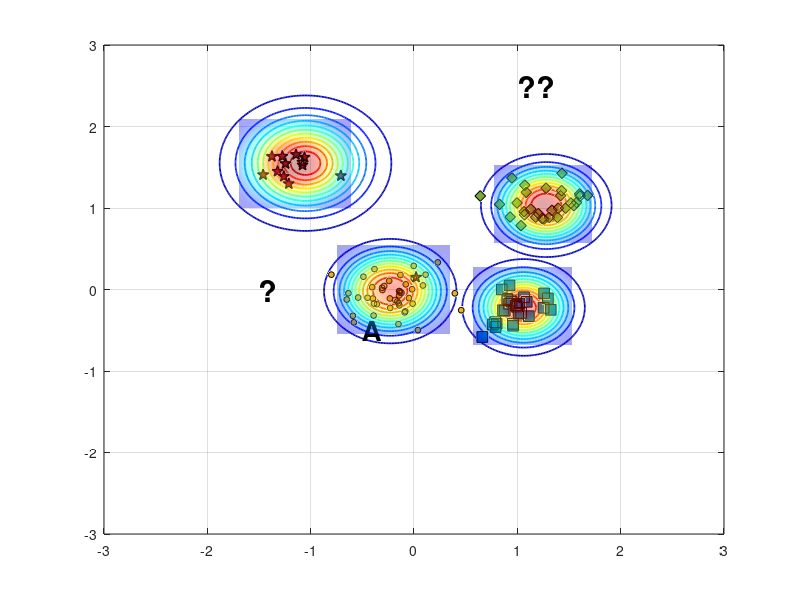

Source code (MATLAB): (Note: this script raises an error after producing the figure.)
%% Reproduce EVM-style demo figure (no toolboxes)
clear; close all; clc; rng(7);

% ---------- 1) 合成四类二维数据 ----------
% 类中心（大致对应图中位置）
C_star  = [-1.15  1.55];   % 红色星
C_diam  = [ 1.25  1.05];   % 绿色菱形
C_square= [ 1.05 -0.20];   % 蓝色方块
C_dot   = [-0.20  0.00];   % 蓝色小点（被 A 标注影响的那簇）

% 协方差（控制每簇形状）
S = @(sx,sy,rho)[sx^2 rho*sx*sy; rho*sx*sy sy^2];
Sig_star   = S(0.18,0.20, 0.05);
Sig_diam   = S(0.22,0.18,-0.10);
Sig_square = S(0.20,0.16, 0.05);
Sig_dot    = S(0.25,0.18, 0.00);

% 从高斯采样（不用 mvnrnd）
sample = @(N,mu,SIG) (randn(N,2)*chol(SIG,'lower') + mu);

X_star   = sample(12,C_star,   Sig_star);
X_diam   = sample(30,C_diam,   Sig_diam);
X_square = sample(28,C_square, Sig_square);
X_dot    = sample(45,C_dot,    Sig_dot);

% 加一个“离群星”靠近 A（见原图左中）
X_star = [X_star; 0.02 0.15];

% ---------- 2) 底面散点与样式 ----------
figure('Color','w','Position',[100,100,800,600]);
hold on; box on; grid on;
z0 = 0; % 所有散点都放在 z=0 的平面

% 确保按照绘制顺序叠放，便于把散点置顶
set(gca,'SortMethod','childorder');

h_star   = scatter3(X_star(:,1),  X_star(:,2),  z0+zeros(size(X_star,1),1),  70, ...
        'pentagram', 'filled', 'MarkerEdgeColor','k', 'MarkerFaceColor',[0.635294 0.0784314 0.184314], 'LineWidth',1.0); % 红色五角星 #A2142F
h_diam   = scatter3(X_diam(:,1),  X_diam(:,2),  z0+zeros(size(X_diam,1),1),  60, ...
        'd', 'filled', 'MarkerEdgeColor','k', 'MarkerFaceColor',[0.466667 0.674510 0.188235]); % 绿色菱形 #77AC30
h_square = scatter3(X_square(:,1),X_square(:,2),z0+zeros(size(X_square,1),1),60, ...
        's', 'filled', 'MarkerEdgeColor','k', 'MarkerFaceColor',[0 0.447059 0.741176]); % 蓝色正方形 #0072BD
h_dot    = scatter3(X_dot(:,1),   X_dot(:,2),   z0+zeros(size(X_dot,1),1),   18, ...
        'o', 'filled', 'MarkerEdgeColor','k', 'MarkerFaceColor',[0.929412 0.694118 0.125490]); % 黄色圆形 #EDB120


% ---------- 3) ψ-model 等值环（彩色同心） ----------
% 采用带形状参的径向函数 psi(r) = exp(-(r/s)^t)
psi = @(X,Y,cx,cy,s,t) exp( - ( sqrt((X-cx).^2 + (Y-cy).^2) ./ s ).^t );

% 选几处“极端向量/代表点”（包含 A 所在）
EV = [ -0.23 -0.02 ;   % A 对应蓝点极端向量
        1.06 -0.22 ;   % 蓝方块
        1.28  1.03 ;   % 绿菱形
       -1.05  1.55 ];  % 红星
scale = [0.42, 0.36, 0.40, 0.48];   % 各自 scale
shape = [2.6,  2.2,  2.4,  2.0];    % 各自 shape

% 网格
[xg,yg] = meshgrid(linspace(-3,3,400));
colormap(jet); caxis([0 1]);

% 等高线层级（红到蓝：高到低）
levels = linspace(1.0,0.05,12);

for k = 1:size(EV,1)
    Z = psi(xg,yg,EV(k,1),EV(k,2),scale(k),shape(k));
    [~, h] = contour(xg,yg,Z,levels);    % 直接画在底面，保持颜色映射
    set(h,'LineWidth',1.25);

    % 将等高线明确压到 z=0（兼容不同 MATLAB 版本）
    ch = get(h,'Children');
    for ic = 1:numel(ch)
        zd = get(ch(ic),'ZData');
        if ~isempty(zd)
            set(ch(ic),'ZData',zeros(size(zd))); % 强制贴在 z=0
        end
    end
end

% 标出 A 与问号
text(-0.5,-0.5,0,'A','FontWeight','bold','FontSize',20,'Color','k');
text( 1, 2.5,0,'??','FontWeight','bold','FontSize',22,'Color','k');
text( -1.5,0,0,'?','FontWeight','bold','FontSize',22,'Color','k');

% ---------- 4) 上方半透明“钟形面”（表示类支持/概率） ----------
% 用四个高斯穹顶，中心与各簇一致
gauss2 = @(X,Y,cx,cy,s) exp(-((X-cx).^2 + (Y-cy).^2)/(2*s^2));
tops  = {C_star, C_diam, C_square, C_dot};
sigT  = [0.32 0.28 0.28 0.32];   % 调小 sigma，使穹顶更集中
amp   = [1.05 0.95 0.90 0.85];

% 抬高穹顶，并缩小每个穹顶的覆盖范围（为每个穹顶使用局部网格）
zlift      = 0.18;   % 统一抬高量（不改变颜色映射）
spanFactor = 1.7;    % 每个穹顶半宽 = spanFactor * sigma（越小覆盖越小）
gridN      = 121;    % 局部网格分辨率

for i=1:4
    cx = tops{i}(1); cy = tops{i}(2);
    span = spanFactor * sigT(i);
    [xgi,ygi] = meshgrid(linspace(cx - span, cx + span, gridN), ...
                         linspace(cy - span, cy + span, gridN));

    Zt = amp(i) * gauss2(xgi,ygi,cx,cy,sigT(i));
    % 用 Zt 作为颜色，Zt+zlift 作为高度，从而抬高且保留原色
    s1 = surf(xgi,ygi, Zt + zlift, Zt, 'EdgeColor','none', 'FaceAlpha',0.35);
end
shading interp; 
% camlight headlight; 
lighting gouraud;

% 将散点推到顶层
uistack([h_star h_diam h_square h_dot], 'top');

% ---------- 5) 轴、视角与观感 ----------
xlim([-2 2]); ylim([-1 3]); zlim([0 1.25]); view(47,21);
axis vis3d; daspect([1 1 0.8]);
set(gca,'FontName','Times New Roman','FontSize',12,'LineWidth',1);
% xlabel('x'); ylabel('y'); zlabel('score / \psi');

% 网格和背景风格
grid on; 
% set(gca,'GridAlpha',0.2,'MinorGridAlpha',0.2);
